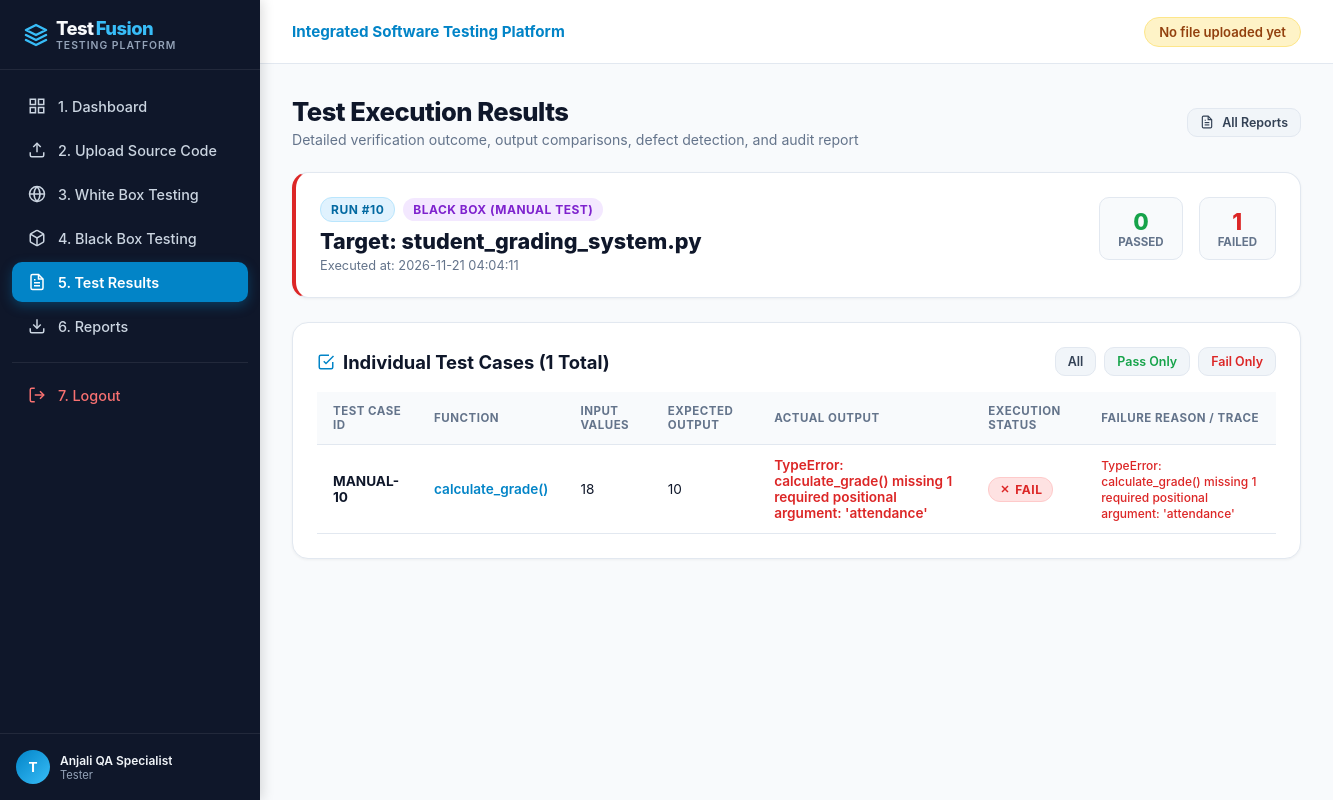
Before: /results (signed in) with the older database file.
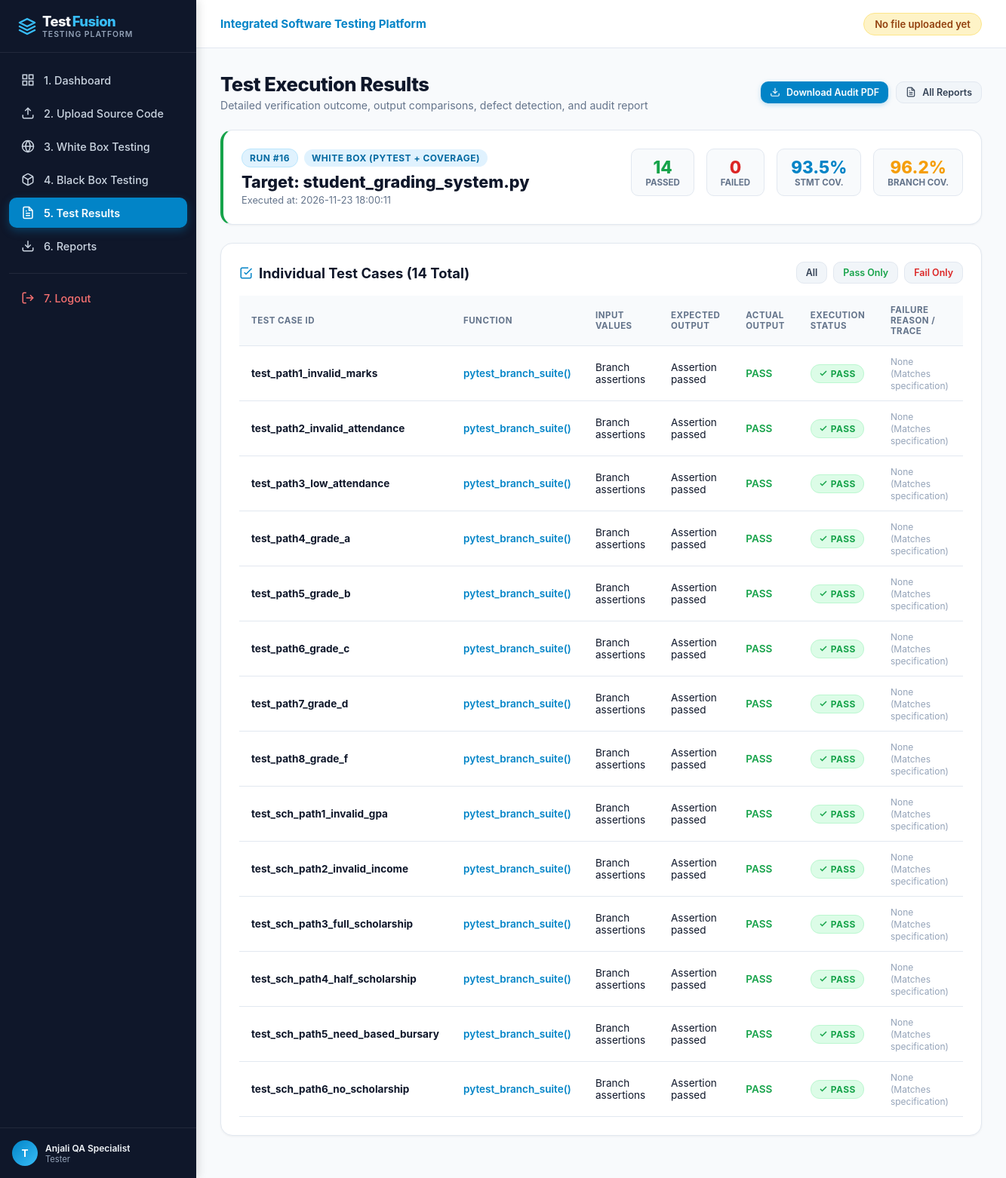
After: the same page with the newer database file.
### tables this page shows
CREATE TABLE test_executions (
    id INTEGER PRIMARY KEY AUTOINCREMENT,
    user_id INTEGER NOT NULL,
    file_id INTEGER,
    test_type TEXT NOT NULL,
    total_tests INTEGER DEFAULT 0,
    passed_tests INTEGER DEFAULT 0,
    failed_tests INTEGER DEFAULT 0,
    statement_coverage REAL DEFAULT 0.0,
    branch_coverage REAL DEFAULT 0.0,
    total_statements INTEGER DEFAULT 0,
    covered_statements INTEGER DEFAULT 0,
    total_branches INTEGER DEFAULT 0,
    covered_branches INTEGER DEFAULT 0,
    duration_ms INTEGER DEFAULT 0,
    executed_lines TEXT DEFAULT '[]',
    missing_lines TEXT DEFAULT '[]',
    uncovered_branches TEXT DEFAULT '[]',
    pdf_report_path TEXT,
    executed_at TIMESTAMP DEFAULT CURRENT_TIMESTAMP,
    FOREIGN KEY (user_id) REFERENCES users(id) ON DELETE CASCADE,
    FOREIGN KEY (file_id) REFERENCES uploaded_files(id) ON DELETE SET NULL
);

CREATE TABLE test_results (
    id INTEGER PRIMARY KEY AUTOINCREMENT,
    execution_id INTEGER NOT NULL,
    test_case_id TEXT NOT NULL,
    function_name TEXT,
    test_type TEXT NOT NULL,
    input_values TEXT,
    expected_output TEXT,
    actual_output TEXT,
    status TEXT NOT NULL,
    error_message TEXT,
    execution_time_ms REAL DEFAULT 0.0,
    FOREIGN KEY (execution_id) REFERENCES test_executions(id) ON DELETE CASCADE
);

### app.py (the view)
@app.route('/results')
@app.route('/results/<int:execution_id>')
@login_required
def results(execution_id=None):
    user_id = session['user_id']
    conn = get_db_connection()
    if execution_id:
        execution = conn.execute("""
            SELECT e.*, f.filename
            FROM test_executions e
            LEFT JOIN uploaded_files f ON e.file_id = f.id
            WHERE e.id = ? AND e.user_id = ?
        """, (execution_id, user_id)).fetchone()
    else:
        execution = conn.execute("""
            SELECT e.*, f.filename
            FROM test_executions e
            LEFT JOIN uploaded_files f ON e.file_id = f.id
            WHERE e.user_id = ?
            ORDER BY e.executed_at DESC LIMIT 1
        """, (user_id,)).fetchone()
    test_rows = []
    if execution:
        test_rows = conn.execute("""
            SELECT * FROM test_results
            WHERE execution_id = ?
            ORDER BY id ASC
        """, (execution['id'],)).fetchall()
    conn.close()
    return render_template(
        'results.html',
        execution=execution,
        results=test_rows
    )

### app.py (called while the page is built)
def login_required(f):
    @wraps(f)
    def decorated_function(*args, **kwargs):
        if 'user_id' not in session:
            flash("Please log in to access the testing platform.", "warning")
            return redirect(url_for('login'))
        return f(*args, **kwargs)
    return decorated_function

def get_current_user():
    if 'user_id' not in session:
        return None
    conn = get_db_connection()
    user = conn.execute("SELECT id, username, email, full_name, role FROM users WHERE id = ?", (session['user_id'],)).fetchone()
    conn.close()
    return user

@app.context_processor
def inject_globals():
    return {
        'current_user': get_current_user(),
        'now': datetime.now()
    }

### database/db.py (called while the page is built)
def get_db_connection():
    conn = sqlite3.connect(DB_PATH)
    conn.row_factory = sqlite3.Row
    conn.execute("PRAGMA foreign_keys = ON;")
    return conn

### templates/results.html (shortened to what the changed rows need)
{% extends "base.html" %}
{% block content %}
<div class="page-header">
    <div>
        <h1 class="page-title">Test Execution Results</h1>
    </div>
    <div style="display: flex; gap: 10px;">
        {% if execution and execution['pdf_report_path'] %}
        <a href="{{ url_for('download_report', execution_id=execution['id']) }}" class="btn btn-primary btn-sm">
            <svg width="14" height="14" viewBox="0 0 24 24" fill="none" stroke="currentColor" stroke-width="2"><path d="M21 15v4a2 2 0 0 1-2 2H5a2 2 0 0 1-2-2v-4"></path><polyline points="7 10 12 15 17 10"></polyline><line x1="12" y1="15" x2="12" y2="3"></line></svg>
            Download Audit PDF
        </a>
        {% endif %}
        <a href="{{ url_for('reports') }}" class="btn btn-secondary btn-sm">
            All Reports
        </a>
    </div>
</div>
{% if not execution %}
<div class="content-card" style="text-align: center; padding: 48px;">
    <h3 style="font-size: 1.15rem; font-weight: 700; color: #334155;">No Execution Results Found</h3>
    <p style="font-size: 0.85rem; color: #64748b; margin-top: 6px;">Execute either a White Box suite or a Black Box test to view line-by-line results.</p>
    <div style="display: flex; justify-content: center; gap: 12px; margin-top: 16px;">
        <a href="{{ url_for('whitebox') }}" class="btn btn-primary">Run White Box Test</a>
        <a href="{{ url_for('blackbox') }}" class="btn btn-secondary">Run Black Box Test</a>
    </div>
</div>
{% else %}
<div class="content-card" style="border-left: 4px solid {% if execution['failed_tests'] > 0 %}#dc2626{% else %}#16a34a{% endif %};">
    <div style="display: flex; justify-content: space-between; align-items: flex-start; flex-wrap: wrap; gap: 16px;">
        <div>
            <div style="display: flex; align-items: center; gap: 8px; margin-bottom: 6px;">
                <span class="badge badge-info">Run #{{ execution['id'] }}</span>
                {% if execution['test_type'] == 'WHITE_BOX' %}
                    <span class="badge" style="background:#e0f2fe; color:#0369a1;">White Box (Pytest + Coverage)</span>
                {% elif execution['test_type'] == 'BLACK_BOX_FILE' %}
                    <span class="badge" style="background:#e0e7ff; color:#4338ca;">Black Box (File Suite)</span>
                {% else %}
                    <span class="badge" style="background:#f3e8ff; color:#7e22ce;">Black Box (Manual Test)</span>
                {% endif %}
            </div>
            <h2 style="font-size: 1.35rem; font-weight: 800; color: #0f172a;">
                Target: {{ execution['filename'] or 'N/A' }}
            </h2>
            <div style="font-size: 0.8rem; color: #64748b; margin-top: 4px;">
                Executed at: {{ execution['executed_at'] }}
            </div>
        </div>
        <div style="display: flex; gap: 16px; align-items: center;">
            <div style="text-align: center; padding: 10px 18px; background: #f8fafc; border-radius: var(--radius-md); border: 1px solid var(--border-color);">
                <div style="font-size: 1.4rem; font-weight: 800; color: #16a34a;">{{ execution['passed_tests'] }}</div>
                <div style="font-size: 0.72rem; color: #64748b; font-weight: 700; text-transform: uppercase;">Passed</div>
            </div>
            <div style="text-align: center; padding: 10px 18px; background: #f8fafc; border-radius: var(--radius-md); border: 1px solid var(--border-color);">
                <div style="font-size: 1.4rem; font-weight: 800; color: #dc2626;">{{ execution['failed_tests'] }}</div>
                <div style="font-size: 0.72rem; color: #64748b; font-weight: 700; text-transform: uppercase;">Failed</div>
            </div>
            {% if execution['test_type'] == 'WHITE_BOX' %}
            <div style="text-align: center; padding: 10px 18px; background: #f8fafc; border-radius: var(--radius-md); border: 1px solid var(--border-color);">
                <div style="font-size: 1.4rem; font-weight: 800; color: #0284c7;">{{ execution['statement_coverage'] | round(1) }}%</div>
                <div style="font-size: 0.72rem; color: #64748b; font-weight: 700; text-transform: uppercase;">Stmt Cov.</div>
            </div>
            <div style="text-align: center; padding: 10px 18px; background: #f8fafc; border-radius: var(--radius-md); border: 1px solid var(--border-color);">
                <div style="font-size: 1.4rem; font-weight: 800; color: #f59e0b;">{{ execution['branch_coverage'] | round(1) }}%</div>
                <div style="font-size: 0.72rem; color: #64748b; font-weight: 700; text-transform: uppercase;">Branch Cov.</div>
            </div>
            {% endif %}
        </div>
    </div>
</div>
<div class="content-card">
    <div style="display: flex; justify-content: space-between; align-items: center; margin-bottom: 16px;">
        <h2 class="card-title" style="margin-bottom: 0;">
            <svg width="18" height="18" viewBox="0 0 24 24" fill="none" stroke="#0284c7" stroke-width="2"><polyline points="9 11 12 14 22 4"></polyline><path d="M21 12v7a2 2 0 0 1-2 2H5a2 2 0 0 1-2-2V5a2 2 0 0 1 2-2h11"></path></svg>
            Individual Test Cases ({{ results | length }} Total)
        </h2>
        <div style="display: flex; gap: 8px;">
            <button class="btn btn-secondary btn-sm" onclick="filterTable('all')">All</button>
            <button class="btn btn-secondary btn-sm" onclick="filterTable('PASS')" style="color: #16a34a;">Pass Only</button>
            <button class="btn btn-secondary btn-sm" onclick="filterTable('FAIL')" style="color: #dc2626;">Fail Only</button>
        </div>
    </div>
    <div class="table-responsive">
        <table class="custom-table" id="resultsTable">
            <thead>
                <tr>
                    <th>Test Case ID</th>
                    <th>Function</th>
                    <th>Input Values</th>
                    <th>Expected Output</th>
                    <th>Actual Output</th>
                    <th>Execution Status</th>
                    <th>Failure Reason / Trace</th>
                </tr>
            </thead>
            <tbody>
                {% for r in results %}
                <tr data-status="{{ r['status'] }}">
                    <td><b>{{ r['test_case_id'] }}</b></td>
                    <td><code style="color: #0284c7; font-weight: 600;">{{ r['function_name'] }}()</code></td>
                    <td><code>{{ r['input_values'] }}</code></td>
                    <td><code>{{ r['expected_output'] }}</code></td>
                    <td>
                        <code style="font-weight: 600; color: {% if r['status'] == 'PASS' %}#16a34a{% else %}#dc2626{% endif %};">
                            {{ r['actual_output'] }}
                        </code>
                    </td>
                    <td>
                        {% if r['status'] == 'PASS' %}
                            <span class="badge badge-pass">
                                <svg width="12" height="12" viewBox="0 0 24 24" fill="none" stroke="currentColor" stroke-width="3"><polyline points="20 6 9 17 4 12"></polyline></svg>
                                PASS
                            </span>
                        {% else %}
                            <span class="badge badge-fail">
                                <svg width="12" height="12" viewBox="0 0 24 24" fill="none" stroke="currentColor" stroke-width="3"><line x1="18" y1="6" x2="6" y2="18"></line><line x1="6" y1="6" x2="18" y2="18"></line></svg>
                                FAIL
                            </span>
                        {% endif %}
                    </td>
                    <td>
                        {% if r['status'] == 'FAIL' %}
                            <span style="color: #dc2626; font-size: 0.75rem; font-weight: 500;">
                                {{ r['error_message'] or 'Output mismatch' }}
                            </span>
                        {% else %}
                            <span style="color: #94a3b8; font-size: 0.75rem;">None (Matches specification)</span>
                        {% endif %}
                    </td>
                </tr>
                {% else %}
                <tr>
                    <td colspan="7" style="text-align: center; color: #94a3b8; padding: 24px;">
                        No individual test case results stored for this execution.
                    </td>
                </tr>
                {% endfor %}
            </tbody>
        </table>
    </div>
</div>
{% endif %}
{% endblock %}

Changed rows visible on the page:
no longer on this page (row unchanged): test_executions: id "10", executed_at "2026-11-21 04:04:11", passed_tests "0", failed_tests "1"
no longer on this page (row unchanged): test_results: test_case_id "MANUAL-10", function_name "calculate_grade", input_values "18", expected_output "10", actual_output "TypeError: calculate_grade() missing 1 required positional argument: 'attendance'", status "FAIL" (drawn), error_message "TypeError: calculate_grade() missing 1 required positional argument: 'attendance'"
added test_executions: id "16", executed_at "2026-11-23 18:00:11", passed_tests "14", failed_tests "0", statement_coverage "93.5", branch_coverage "96.2"
added test_results: test_case_id "test_path1_invalid_marks", function_name "pytest_branch_suite", input_values "Branch assertions", expected_output "Assertion passed", actual_output "PASS", status "PASS" (drawn)
added test_results: test_case_id "test_path2_invalid_attendance", function_name "pytest_branch_suite", input_values "Branch assertions", expected_output "Assertion passed", actual_output "PASS", status "PASS" (drawn)
added test_results: test_case_id "test_path3_low_attendance", function_name "pytest_branch_suite", input_values "Branch assertions", expected_output "Assertion passed", actual_output "PASS", status "PASS" (drawn)
added test_results: test_case_id "test_path4_grade_a", function_name "pytest_branch_suite", input_values "Branch assertions", expected_output "Assertion passed", actual_output "PASS", status "PASS" (drawn)
added test_results: test_case_id "test_path5_grade_b", function_name "pytest_branch_suite", input_values "Branch assertions", expected_output "Assertion passed", actual_output "PASS", status "PASS" (drawn)
added test_results: test_case_id "test_path6_grade_c", function_name "pytest_branch_suite", input_values "Branch assertions", expected_output "Assertion passed", actual_output "PASS", status "PASS" (drawn)
added test_results: test_case_id "test_path7_grade_d", function_name "pytest_branch_suite", input_values "Branch assertions", expected_output "Assertion passed", actual_output "PASS", status "PASS" (drawn)
added test_results: test_case_id "test_path8_grade_f", function_name "pytest_branch_suite", input_values "Branch assertions", expected_output "Assertion passed", actual_output "PASS", status "PASS" (drawn)
added test_results: test_case_id "test_sch_path1_invalid_gpa", function_name "pytest_branch_suite", input_values "Branch assertions", expected_output "Assertion passed", actual_output "PASS", status "PASS" (drawn)
added test_results: test_case_id "test_sch_path2_invalid_income", function_name "pytest_branch_suite", input_values "Branch assertions", expected_output "Assertion passed", actual_output "PASS", status "PASS" (drawn)
added test_results: test_case_id "test_sch_path3_full_scholarship", function_name "pytest_branch_suite", input_values "Branch assertions", expected_output "Assertion passed", actual_output "PASS", status "PASS" (drawn)
added test_results: test_case_id "test_sch_path4_half_scholarship", function_name "pytest_branch_suite", input_values "Branch assertions", expected_output "Assertion passed", actual_output "PASS", status "PASS" (drawn)
added test_results: test_case_id "test_sch_path5_need_based_bursary", function_name "pytest_branch_suite", input_values "Branch assertions", expected_output "Assertion passed", actual_output "PASS", status "PASS" (drawn)
added test_results: test_case_id "test_sch_path6_no_scholarship", function_name "pytest_branch_suite", input_values "Branch assertions", expected_output "Assertion passed", actual_output "PASS", status "PASS" (drawn)
Other visible differences:
{{ results | length }}: "1" → "14"
text no longer shown: "BLACK BOX (MANUAL TEST)"
text now shown: "Download Audit PDF WHITE BOX (PYTEST + COVERAGE) % STMT COV. % BRANCH COV."
